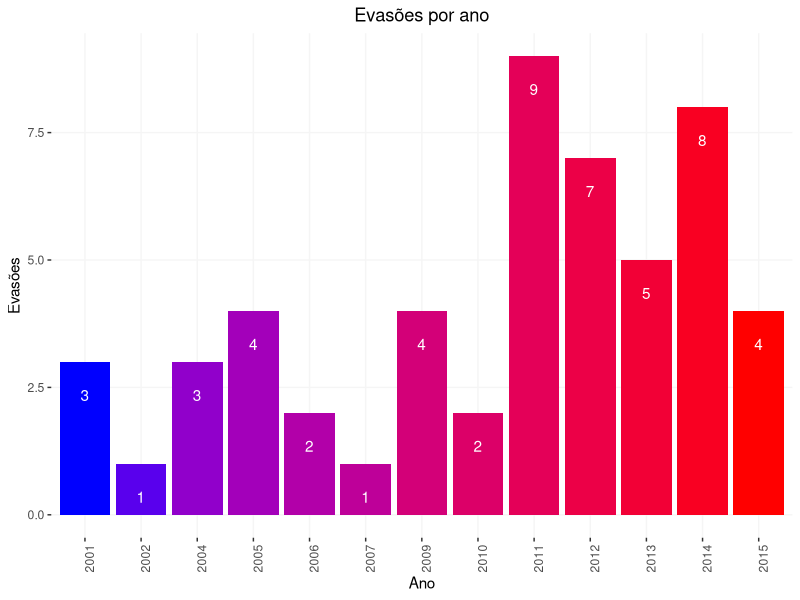
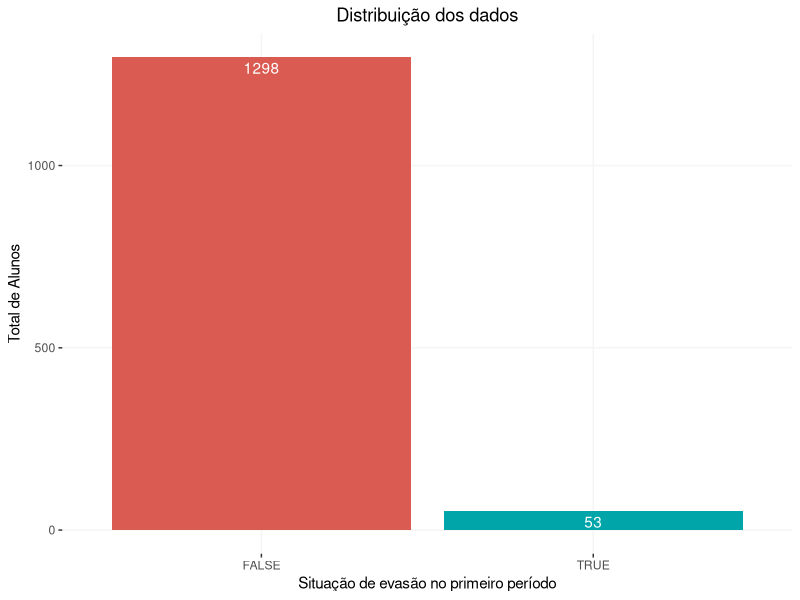
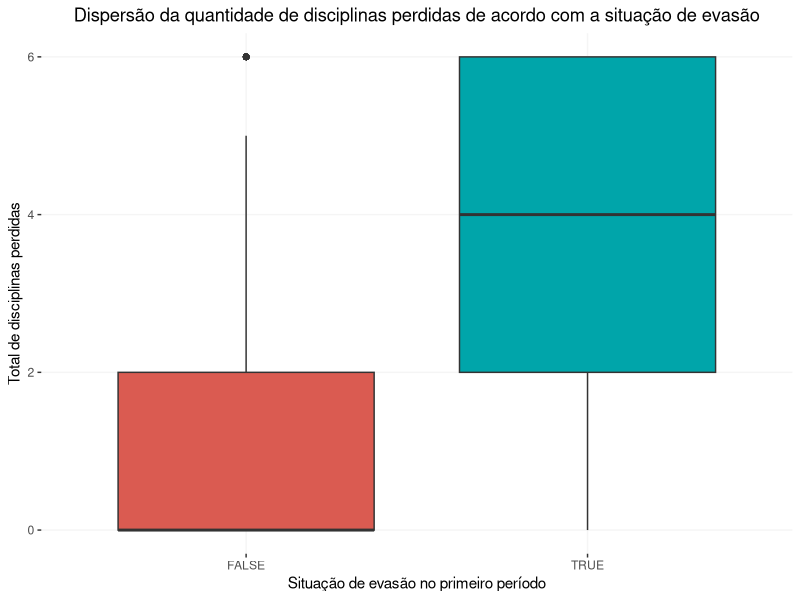
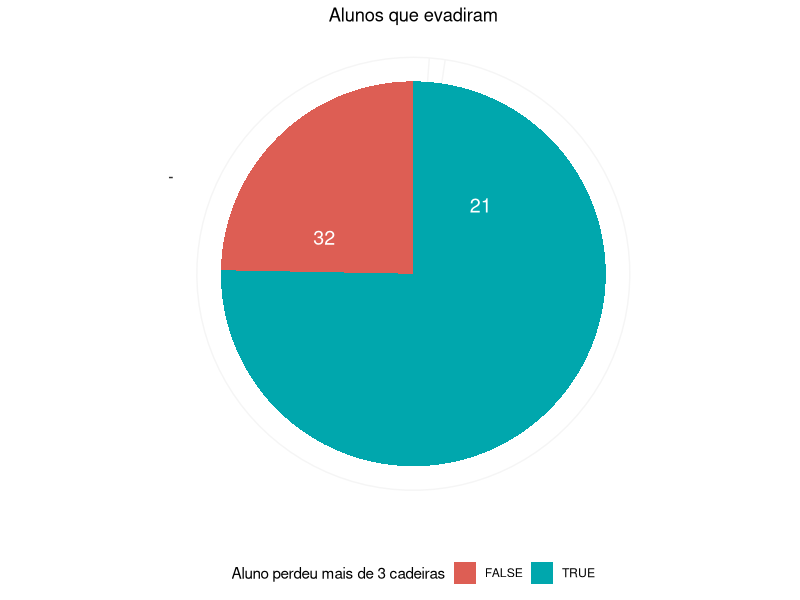

The R source for these figures, in order:
## ---- chunk 1
knitr::opts_chunk$set(echo = TRUE,dev=c('png','postscript'))
knitr::opts_chunk$set(comment=NA, fig.width=8, fig.align='center', fig.env='marginfigure')
#library imports
#install.packages("tidyr")
library(dplyr)
library(ggplot2)
library(plyr)
library(tidyr)
## ---- chunk 2
#na.strings=c("")
training.data.raw <- read.csv('treino_classificacao.csv',header=T)

# Get only the necessary columns: Identification, Year and Evasion
training.by.year <- training.data.raw[c(1,4,7)]

#Remove duplicated info from the same student
training.by.year <- aggregate(MAT_TUR_ANO ~ MAT_ALU_MATRICULA + EVADIU, training.by.year,  FUN= mean)

#Get only the data of students that evade
evasions.by.year <- subset(training.by.year, EVADIU)

#Plot the evasion by year
evasions.by.year.plot <- ggplot(evasions.by.year, aes(factor(MAT_TUR_ANO), fill=MAT_TUR_ANO))
evasions.by.year.plot +
  geom_bar() +
  theme(axis.text.x = element_text(angle = 90, hjust = 1)) +
  labs(x = "Ano", y = "Evasões") +
  ggtitle("Evasões por ano") + 
  geom_text(stat='count',aes(label=..count.., y = ..count.. -1 ),vjust=-1,color="white") +
  theme(legend.position="none", panel.background = element_rect(fill = "white"), panel.grid.major = element_line(colour = "gray96"), plot.title = element_text(hjust = 0.5)) +
  scale_fill_gradient(low="blue", high="red")
## ---- chunk 3
#Plot the amount of students that evaded and the amount of students that didn't evade.
evasion.box.plot <- ggplot(training.by.year , aes(x=EVADIU, fill = EVADIU)) + 
  geom_bar(aes(y = (..count..)/sum(..count..), fill = EVADIU), width = 1) +
  labs(x = "Situação de evasão no primeiro período", y = "Total de Alunos") +
  ggtitle("Distribuição dos dados") +
  theme(legend.position="none", panel.background = element_rect(fill = "white"), panel.grid.major = element_line(colour = "gray96"), plot.title = element_text(hjust = 0.5))

evasion.box.plot + geom_bar()  + scale_fill_hue(l=55, c=100) + 
  geom_text(stat='count',aes(label=..count.., y = ..count.. -30 ),color="white")
## ---- chunk 4
data.by.params <- spread(training.data.raw, key = disciplina, value = MAT_MEDIA_FINAL)
data.by.params[is.na(data.by.params)] <- 0
data.by.params <- data.by.params[c(1,6,7,8,9,10,11)]
data.by.params <- data.by.params %>% 
  group_by(MAT_ALU_MATRICULA) %>% 
  summarise_each(funs(sum))
data.by.params <- merge(data.by.params, training.by.year, by = "MAT_ALU_MATRICULA")

data.by.params["Perdeu3"] <- FALSE
data.by.params["CadeirasPerdidas"] <- 0

for (j in 1:nrow(data.by.params)){ 
  x <- data.by.params[j,]
  tt <- 0
  for(i in 2:7) {
    col <- x[i]
     if (col < 5){
       tt<- tt+ 1
       }
  }
    data.by.params[j,11]<- tt
  if(tt>3){
    data.by.params[j,10] <- TRUE
  }
  
}
data.by.params.perdeu <- subset(data.by.params, EVADIU)
data.perdeu3 <- subset(data.by.params, Perdeu3)
perdeu3.evadiu <- subset(data.perdeu3, EVADIU)
perdeu3.naoevadiu <- subset(data.perdeu3, !EVADIU)

cadeirasperdidas.boxplot <- ggplot(data.by.params, aes(x = EVADIU, y = CadeirasPerdidas, fill = EVADIU)) +
        geom_boxplot()+
        labs(x = "Situação de evasão no primeiro período", y = "Total de disciplinas perdidas") +
        ggtitle("Dispersão da quantidade de disciplinas perdidas de acordo com a situação de evasão") +
  theme(legend.position="none", panel.background = element_rect(fill = "white"), panel.grid.major = element_line(colour = "gray96"), plot.title = element_text(hjust = 0.5))  + scale_fill_hue(l=55, c=100)

cadeirasperdidas.boxplot

## ---- chunk 5
bp<- ggplot(data.by.params.perdeu, aes(x="", factor(Perdeu3), fill=Perdeu3))+
geom_bar(width = 1, stat = "identity") + coord_polar(theta="y", start= 0)  +
  theme(axis.text.x=element_blank(),legend.position="bottom", panel.background = element_rect(fill = "white"), panel.grid.major = element_line(colour = "gray96"), plot.title = element_text(hjust = 0.5))  + 
  labs(x="", y="") +
  scale_fill_discrete(l=56, c=100, name = "Aluno perdeu mais de 3 cadeiras") +
  geom_text(stat='count', color="white", aes(label=..count.., y =  ((..count../2) + c(0,cumsum(..count..)[length(..count..)])) ), size = 5) +
        ggtitle("Alunos que evadiram")
bp

